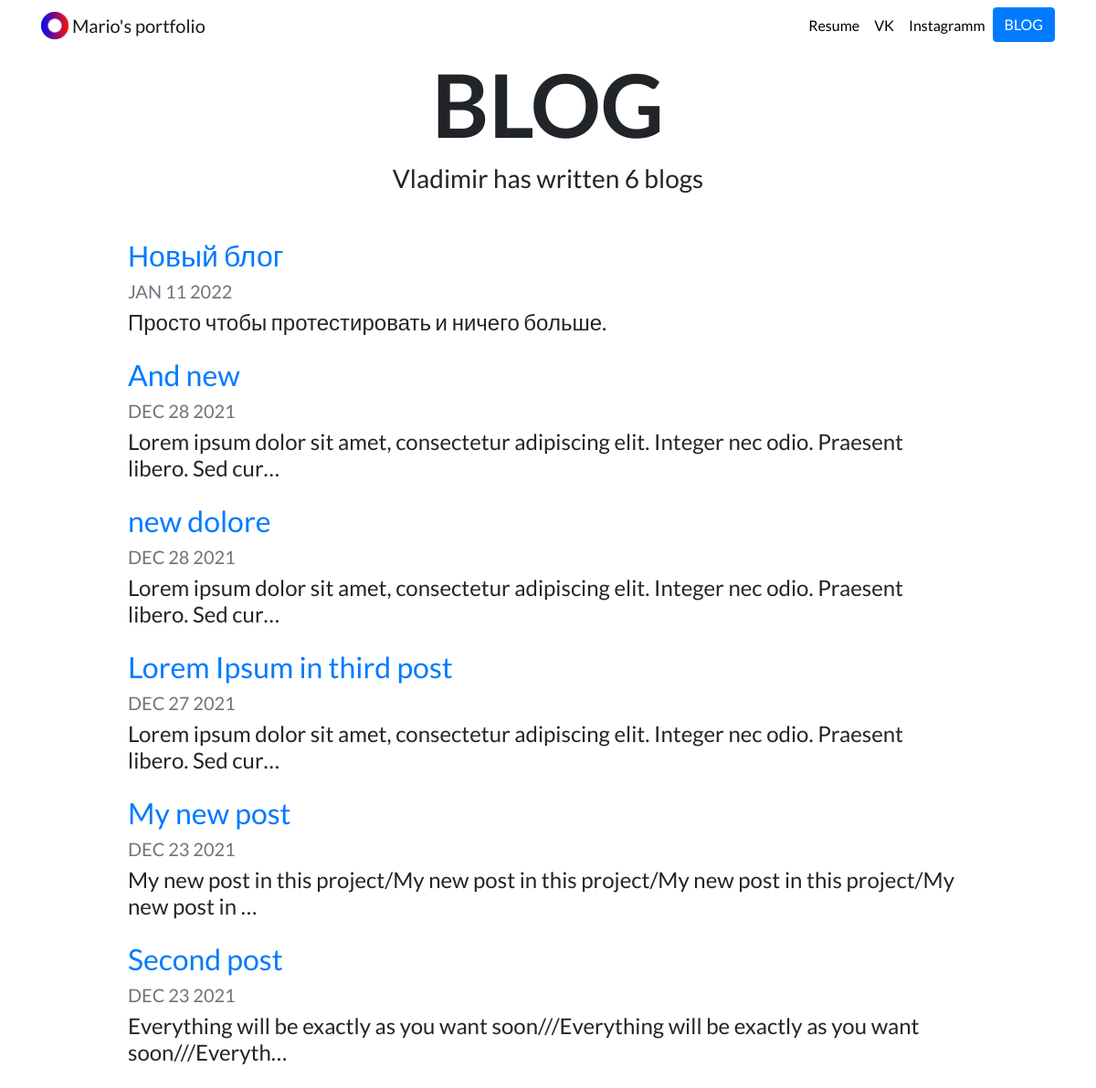
Screenshot of /blog/ with the database file from the repository.
### blog/models.py (models this page shows, shortened)
class MyBlog(models.Model):
    title = models.CharField(max_length=200)
    date = models.DateTimeField()
    description = models.TextField()

### blog/views.py (the view)
# urls.py: path('', views.all_blogs, name='all_blogs'),
def all_blogs(request):
    blog = MyBlog.objects.order_by("-date")
    return render(request, "blog/all_blogs.html", {'blogs': blog})

### blog/templates/blog/all_blogs.html
{% extends "portfolio/base.html" %}
{% load static %}
{% block content %}
<h1 id="blogtitle" class="font-weight-bold text-center">BLOG</h1>
<h3 class="text-center mb-5">Vladimir has written {{ blogs.count }} blog{{ blogs.count|pluralize }}</h3>
{% for post in blogs %}
<div class="row justify-content-center my-3">
  <div class="col-md-10">
    <a href="{% url 'blog:detail' post.id %}">
      <h2>{{ post.title }}</h2>
    </a>
    <h5 class="text-muted">{{ post.date|date:'M d Y'|upper }}</h5>
    <h4>{{ post.description|striptags|truncatechars:100 }}</h4>
  </div>
</div>
{% endfor %}
{% endblock %}

### portfolio/templates/portfolio/base.html (shortened to what this page needs)
{% load static %}
<!doctype html>
<html lang="en">
<head>
    <link rel="stylesheet" href="https://stackpath.bootstrapcdn.com/bootstrap/4.4.1/css/bootstrap.min.css"
>
    <link rel="stylesheet" href="{% static 'portfolio/custom.css' %}">
</head>
<body>
<nav id="topNav" class="navbar navbar-expand-md navbar-light">
    <div class="container">
        <a class="navbar-brand" href="{% url 'home' %}">
            <img src="{% static 'portfolio/Logo.png' %}" width="30" height="30" class="d-inline-block align-top"
            alt="Nick's Logo">
            <span>Mario's portfolio</span>
        </a>
        <div class="collapse navbar-collapse text-center" id="navbarNav">
            <ul class="navbar-nav ml-auto">
                <li class="nav-item">
                    <a class="nav-link" href="{% static 'portfolio/CLV-P-NAAAE.pdf' %}">Resume</a>
                </li>
                <li class="nav-item">
                    <a class="nav-link" href="https://vk.com/akatvoyamama" target="_blank">VK</a>
                </li>
                <li class="nav-item">
                    <a class="nav-link" href="https://www.instagram.com/mario/" target="_blank">Instagramm</a>
                </li>
                <li>
                    <a role="button" href="{% url 'blog:all_blogs' %}" class="btn btn-primary">BLOG</a>
                </li>
            </ul>
        </div>
    </div>
</nav>
<div class="container">
    {% block content %}
    {% endblock %}
</div>
</body>
</html>

### portfolio/static/portfolio/custom.css (style rules this page uses)
.navbar-nav .nav-link { color: rgba(0,0,0,1) !important; }
body { font-family: 'Lato', sans-serif; }
#blogtitle { font-size: 6rem; }

### rows the page displays
MyBlog: title "Новый блог", date "JAN 11 2022", description "Просто чтобы протестировать и ничего больше."
MyBlog: title "And new", date "DEC 28 2021", description "Lorem ipsum dolor sit amet, consectetur adipiscing elit. Integer nec odio. Praesent libero. Sed cur…"
MyBlog: title "new dolore", date "DEC 28 2021", description "Lorem ipsum dolor sit amet, consectetur adipiscing elit. Integer nec odio. Praesent libero. Sed cur…"
MyBlog: title "Lorem Ipsum in third post", date "DEC 27 2021", description "Lorem ipsum dolor sit amet, consectetur adipiscing elit. Integer nec odio. Praesent libero. Sed cur…"
MyBlog: title "My new post", date "DEC 23 2021", description "My new post in this project/My new post in this project/My new post in this project/My new post in …"
MyBlog: title "Second post", date "DEC 23 2021", description "Everything will be exactly as you want soon///Everything will be exactly as you want soon///Everyth…"

### other values shown
{{ blogs.count }} "6"
